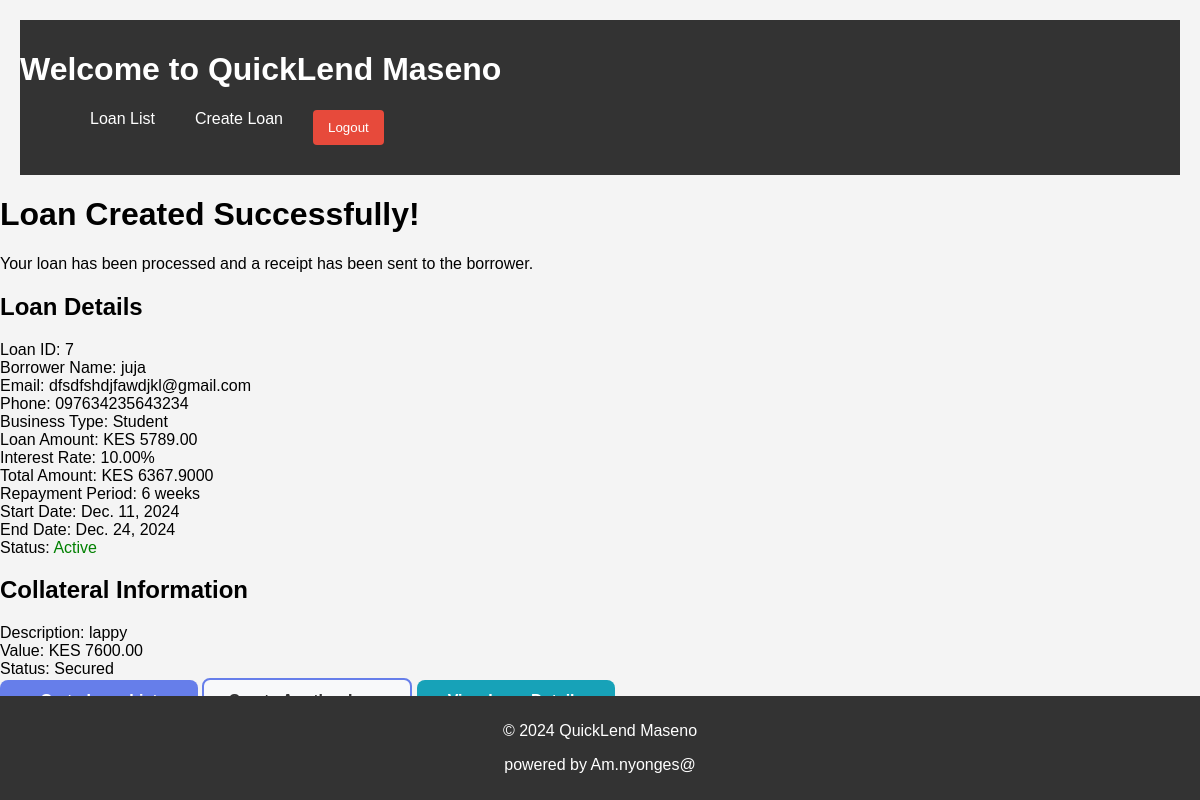
Before: /loan_creation_success/ with the older database file.
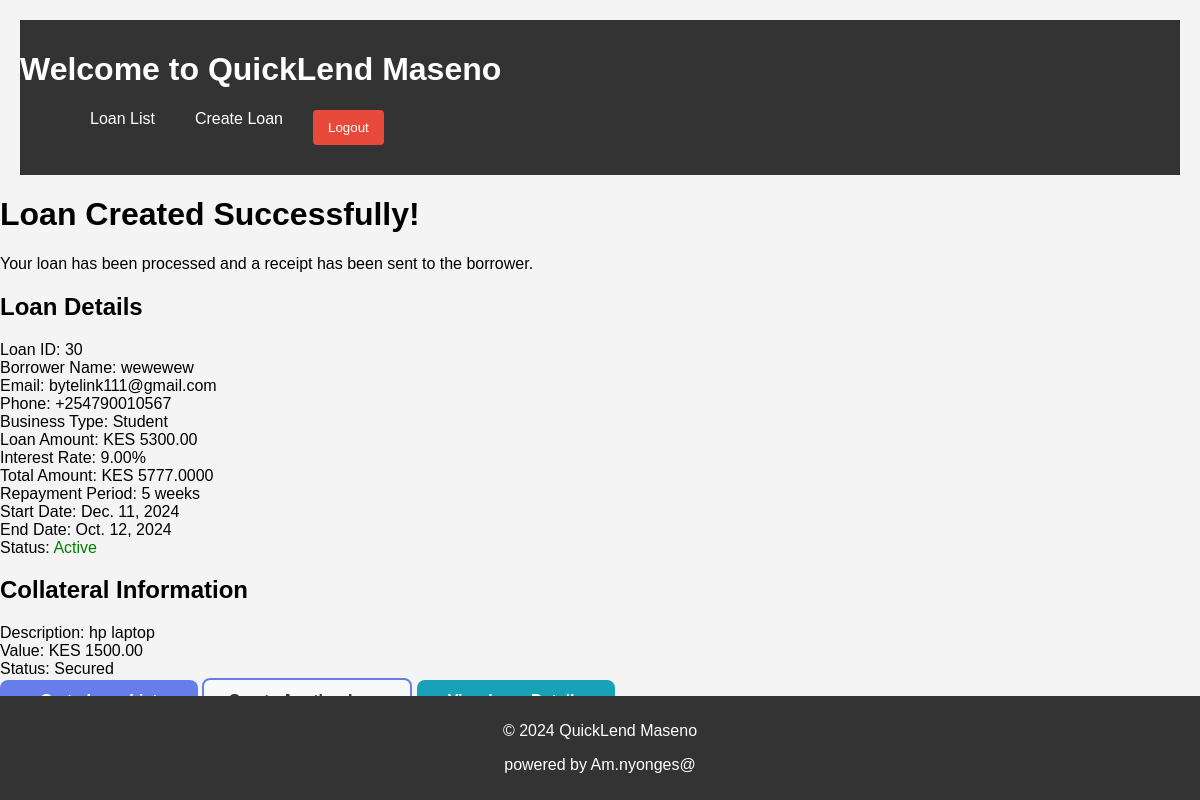
After: the same page with the newer database file.
### loans/models.py (models this page shows, shortened)
class Loan(models.Model):
    id = models.AutoField(primary_key=True)
    borrower = models.ForeignKey(Borrower, on_delete=models.CASCADE)
    amount = models.DecimalField(max_digits=10, decimal_places=2)
    interest_rate = models.DecimalField(max_digits=4, decimal_places=2)  # Example: 5.00 for 5%
    repayment_period_weeks = models.IntegerField()
    start_date = models.DateField()
    end_date = models.DateField()
    STATUS_CHOICES = [
        ('active', 'Active'),
        ('past_due', 'Past Due'),
        ('paid_off', 'Paid Off'),
    ]
    status = models.CharField(max_length=10, choices=STATUS_CHOICES, default='active')
    receipt_serial = models.CharField(max_length=20, blank=True, null=True, unique=True)
    receipt_hash = models.CharField(max_length=128, blank=True, null=True)
    @property
    def total_amount(self):
        return self.amount + self.calculate_total_interest()
    def calculate_total_interest(self):
        return (self.amount * self.interest_rate ) / 100

class Borrower(models.Model):
    id = models.AutoField(primary_key=True)
    name = models.CharField(max_length=255)
    phone = models.CharField(max_length=15)
    email = models.EmailField()
    BUSINESS_TYPE_CHOICES = [
        ('student', 'Student'),
        ('business', 'Business'),
    ]
    business_type = models.CharField(max_length=10, choices=BUSINESS_TYPE_CHOICES)
    front_id = models.ImageField(upload_to='borrower_ids/', blank=True, null=True)
    back_id = models.ImageField(upload_to='borrower_ids/', blank=True, null=True)

class Collateral(models.Model):
    id = models.AutoField(primary_key=True)
    loan = models.ForeignKey('Loan', on_delete=models.CASCADE)  # Using string reference
    description = models.CharField(max_length=255, blank=True, null=True)
    value = models.DecimalField(max_digits=10, decimal_places=2, blank=True, null=True) # Estimated value of the collateral
    COLLATERAL_STATUS_CHOICES = [
        ('secured', 'Secured'),
        ('released', 'Released'),
        ('reposessed', 'Repossessed'),
        ('none', 'none')
    ]
    status = models.CharField(max_length=10, choices=COLLATERAL_STATUS_CHOICES, default='none')
    date_added = models.DateField(auto_now_add=True)

### loans/views.py (the view)
# urls.py: path('loan_creation_success/', views.loan_creation_success, name='loan_creation_success'),
def loan_creation_success(request):
    loan = Loan.objects.last()
    borrower = loan.borrower if loan else None
    context = {
        'loan': loan,
        'borrower': borrower,
    }
    return render(request, 'loan_creation_success.html', context)

### templates/loan_creation_success.html (shortened to what this page needs)
{% extends 'base.html' %}
{% load static %}
{% block content %}
<div class="success-container">
    <div class="success-card">
        <div class="success-header">
            <h1>Loan Created Successfully!</h1>
            <p class="success-subtitle">Your loan has been processed and a receipt has been sent to the borrower.</p>
        </div>
        {% if loan and borrower %}
        <div class="loan-details">
            <h2>Loan Details</h2>
            <div class="detail-row">
                <span class="label">Loan ID:</span>
                <span class="value">{{ loan.id }}</span>
            </div>
            <div class="detail-row">
                <span class="label">Borrower Name:</span>
                <span class="value">{{ borrower.name }}</span>
            </div>
            <div class="detail-row">
                <span class="label">Email:</span>
                <span class="value">{{ borrower.email }}</span>
            </div>
            <div class="detail-row">
                <span class="label">Phone:</span>
                <span class="value">{{ borrower.phone }}</span>
            </div>
            <div class="detail-row">
                <span class="label">Business Type:</span>
                <span class="value">{{ borrower.get_business_type_display }}</span>
            </div>
            <div class="detail-row">
                <span class="label">Loan Amount:</span>
                <span class="value">KES {{ loan.amount }}</span>
            </div>
            <div class="detail-row">
                <span class="label">Interest Rate:</span>
                <span class="value">{{ loan.interest_rate }}%</span>
            </div>
            <div class="detail-row">
                <span class="label">Total Amount:</span>
                <span class="value">KES {{ loan.total_amount }}</span>
            </div>
            <div class="detail-row">
                <span class="label">Repayment Period:</span>
                <span class="value">{{ loan.repayment_period_weeks }} weeks</span>
            </div>
            <div class="detail-row">
                <span class="label">Start Date:</span>
                <span class="value">{{ loan.start_date }}</span>
            </div>
            <div class="detail-row">
                <span class="label">End Date:</span>
                <span class="value">{{ loan.end_date }}</span>
            </div>
            <div class="detail-row">
                <span class="label">Status:</span>
                <span class="value status-{{ loan.status }}">{{ loan.get_status_display }}</span>
            </div>
        </div>
        <div class="collateral-details">
            <h2>Collateral Information</h2>
            {% if loan.collateral_set.exists %}
                {% for collateral in loan.collateral_set.all %}
                <div class="detail-row">
                    <span class="label">Description:</span>
                    <span class="value">{{ collateral.description }}</span>
                </div>
                <div class="detail-row">
                    <span class="label">Value:</span>
                    <span class="value">KES {{ collateral.value }}</span>
                </div>
                <div class="detail-row">
                    <span class="label">Status:</span>
                    <span class="value">{{ collateral.get_status_display }}</span>
                </div>
                {% endfor %}
            {% else %}
                <p>No collateral provided.</p>
            {% endif %}
        </div>
        {% endif %}
        <div class="actions">
            <a href="{% url 'loan_list' %}" class="btn btn-primary">Go to Loan List</a>
            <a href="{% url 'create_loan' %}" class="btn btn-secondary">Create Another Loan</a>
            {% if loan %}
            <a href="{% url 'loan_detail' loan.id %}" class="btn btn-info">View Loan Details</a>
            {% endif %}
        </div>
    </div>
</div>
{% endblock %}

Changed rows visible on the page:
no longer on this page (row unchanged): Loan: id "7", amount "5789.00", interest_rate "10.00", total_amount "6367.9000", repayment_period_weeks "6", start_date "Dec. 11, 2024", end_date "Dec. 24, 2024", status "Active"
no longer on this page (row unchanged): Borrower: name "juja", email "dfsdfshdjfawdjkl@gmail.com", phone "097634235643234", business_type "Student"
no longer on this page (row unchanged): Collateral: description "lappy", value "7600.00", status "Secured"
added Loan: id "30", amount "5300.00", interest_rate "9.00", total_amount "5777.0000", repayment_period_weeks "5", start_date "Dec. 11, 2024", end_date "Oct. 12, 2024", status "Active"
added Borrower: name "wewewew", email "bytelink111@gmail.com", phone "+254790010567", business_type "Student"
added Collateral: description "hp laptop", value "1500.00", status "Secured"
